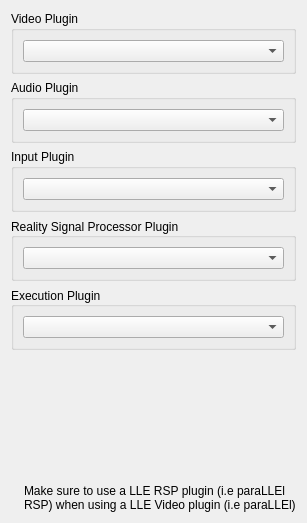
             <widget class="QWidget" name="innerGamePluginsTab">
              <attribute name="title">
               <string>Plugins</string>
              </attribute>
              <layout class="QVBoxLayout" name="verticalLayout_16">
               <item>
                <widget class="QGroupBox" name="groupBox_19">
                 <property name="enabled">
                  <bool>true</bool>
                 </property>
                 <property name="title">
                  <string>Video Plugin</string>
                 </property>
                 <property name="checkable">
                  <bool>false</bool>
                 </property>
                 <property name="checked">
                  <bool>false</bool>
                 </property>
                 <layout class="QHBoxLayout" name="horizontalLayout_56">
                  <item>
                   <widget class="QComboBox" name="gameVideoPluginsComboBox">
                    <property name="sizePolicy">
                     <sizepolicy hsizetype="Expanding" vsizetype="Fixed">
                      <horstretch>0</horstretch>
                      <verstretch>0</verstretch>
                     </sizepolicy>
                    </property>
                   </widget>
                  </item>
                 </layout>
                </widget>
               </item>
               <item>
                <widget class="QGroupBox" name="groupBox_16">
                 <property name="enabled">
                  <bool>true</bool>
                 </property>
                 <property name="title">
                  <string>Audio Plugin</string>
                 </property>
                 <property name="checkable">
                  <bool>false</bool>
                 </property>
                 <property name="checked">
                  <bool>false</bool>
                 </property>
                 <layout class="QHBoxLayout" name="horizontalLayout_55">
                  <item>
                   <widget class="QComboBox" name="gameAudioPluginsComboBox">
                    <property name="sizePolicy">
                     <sizepolicy hsizetype="Expanding" vsizetype="Fixed">
                      <horstretch>0</horstretch>
                      <verstretch>0</verstretch>
                     </sizepolicy>
                    </property>
                   </widget>
                  </item>
                 </layout>
                </widget>
               </item>
               <item>
                <widget class="QGroupBox" name="groupBox_20">
                 <property name="enabled">
                  <bool>true</bool>
                 </property>
                 <property name="title">
                  <string>Input Plugin</string>
                 </property>
                 <property name="checkable">
                  <bool>false</bool>
                 </property>
                 <property name="checked">
                  <bool>false</bool>
                 </property>
                 <layout class="QHBoxLayout" name="horizontalLayout_57">
                  <item>
                   <widget class="QComboBox" name="gameInputPluginsComboBox">
                    <property name="sizePolicy">
                     <sizepolicy hsizetype="Expanding" vsizetype="Fixed">
                      <horstretch>0</horstretch>
                      <verstretch>0</verstretch>
                     </sizepolicy>
                    </property>
                   </widget>
                  </item>
                 </layout>
                </widget>
               </item>
               <item>
                <widget class="QGroupBox" name="groupBox_21">
                 <property name="enabled">
                  <bool>true</bool>
                 </property>
                 <property name="title">
                  <string>Reality Signal Processor Plugin</string>
                 </property>
                 <property name="alignment">
                  <set>Qt::AlignmentFlag::AlignLeading|Qt::AlignmentFlag::AlignLeft|Qt::AlignmentFlag::AlignVCenter</set>
                 </property>
                 <property name="flat">
                  <bool>false</bool>
                 </property>
                 <property name="checkable">
                  <bool>false</bool>
                 </property>
                 <property name="checked">
                  <bool>false</bool>
                 </property>
                 <layout class="QHBoxLayout" name="horizontalLayout_58">
                  <item>
                   <widget class="QComboBox" name="gameRspPluginsComboBox">
                    <property name="sizePolicy">
                     <sizepolicy hsizetype="Expanding" vsizetype="Fixed">
                      <horstretch>0</horstretch>
                      <verstretch>0</verstretch>
                     </sizepolicy>
                    </property>
                   </widget>
                  </item>
                 </layout>
                </widget>
               </item>
               <item>
                <widget class="QGroupBox" name="groupBox_29">
                 <property name="enabled">
                  <bool>true</bool>
                 </property>
                 <property name="title">
                  <string>Execution Plugin</string>
                 </property>
                 <property name="alignment">
                  <set>Qt::AlignLeading|Qt::AlignLeft|Qt::AlignVCenter</set>
                 </property>
                 <property name="flat">
                  <bool>false</bool>
                 </property>
                 <property name="checkable">
                  <bool>false</bool>
                 </property>
                 <property name="checked">
                  <bool>false</bool>
                 </property>
                 <layout class="QHBoxLayout" name="horizontalLayout_66">
                  <item>
                   <widget class="QComboBox" name="gameExecutionPluginsComboBox">
                    <property name="sizePolicy">
                     <sizepolicy hsizetype="Expanding" vsizetype="Fixed">
                      <horstretch>0</horstretch>
                      <verstretch>0</verstretch>
                     </sizepolicy>
                    </property>
                   </widget>
                  </item>
                 </layout>
                </widget>
               </item>
               <item>
                <spacer name="verticalSpacer_10">
                 <property name="orientation">
                  <enum>Qt::Orientation::Vertical</enum>
                 </property>
                 <property name="sizeHint" stdset="0">
                  <size>
                   <width>20</width>
                   <height>128</height>
                  </size>
                 </property>
                </spacer>
               </item>
               <item>
                <layout class="QHBoxLayout" name="emulationInfoLayout_6">
                 <item>
                  <widget class="QLabel" name="infoIconLabel_8">
                   <property name="sizePolicy">
                    <sizepolicy hsizetype="Minimum" vsizetype="Preferred">
                     <horstretch>0</horstretch>
                     <verstretch>0</verstretch>
                    </sizepolicy>
                   </property>
                   <property name="text">
                    <string/>
                   </property>
                   <property name="pixmap">
                    <pixmap>:/newPrefix/Resource/Info.ico</pixmap>
                   </property>
                   <property name="wordWrap">
                    <bool>false</bool>
                   </property>
                  </widget>
                 </item>
                 <item>
                  <widget class="QLabel" name="label_68">
                   <property name="sizePolicy">
                    <sizepolicy hsizetype="Expanding" vsizetype="Minimum">
                     <horstretch>0</horstretch>
                     <verstretch>0</verstretch>
                    </sizepolicy>
                   </property>
                   <property name="midLineWidth">
                    <number>1</number>
                   </property>
                   <property name="text">
                    <string>Make sure to use a LLE RSP plugin (i.e paraLLEl RSP) when using a LLE Video plugin (i.e paraLLEl)</string>
                   </property>
                   <property name="textFormat">
                    <enum>Qt::TextFormat::PlainText</enum>
                   </property>
                   <property name="wordWrap">
                    <bool>true</bool>
                   </property>
                  </widget>
                 </item>
                </layout>
               </item>
              </layout>
             </widget>
